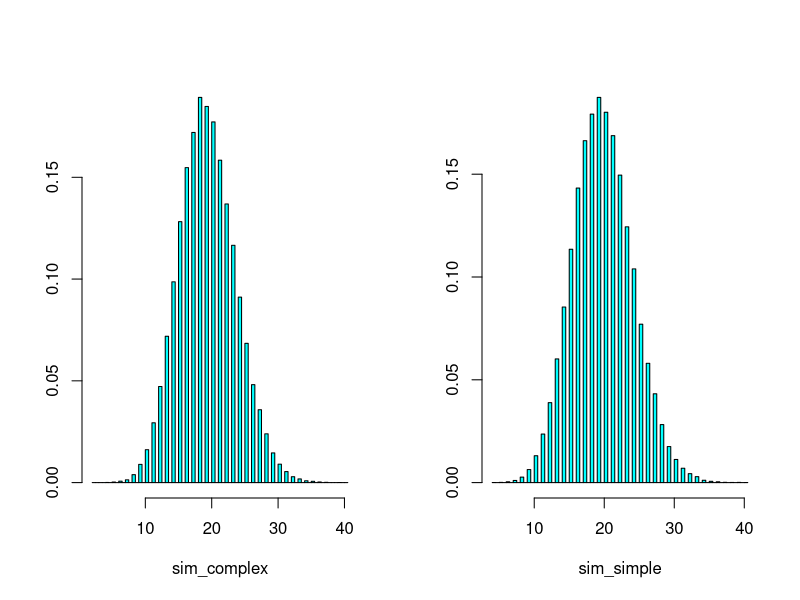

This chart was generated by the following R code: (Note: a time limit stopped this script after it produced the figure.)
## ---- chunk 1
#| label: Simulation
set.seed(132)
nsims <- 1e5
N <- 400
rate <- 2
p <- rate/N
I <- 10

sim_complex <- parallel::mclapply(1:nsims, \(i) {
  nsamples <- rbinom(N, N, p)
  sum(rhyper(N, m = I, n = N, k = nsamples) > 0)
}, mc.cores = 4L) |> unlist()

sim_simple <- parallel::mclapply(1:nsims, \(i) {
  sum(rbinom(N, I, p) > 0) 
}, mc.cores = 4L) |> unlist()


op <- par(mfrow = c(1,2))
MASS::truehist(sim_complex)
MASS::truehist(sim_simple)
par(op)

quantile(sim_complex)
quantile(sim_simple)
## ---- chunk 2
set.seed(123133)

ngroups <- 3
mixing <- matrix(
  c(0.1, 0.2, 0.3, 0.2, 0.1, 0.2, 0.3, 0.2, 0.1),
  nrow = ngroups,
  ncol = ngroups
  )

mixing <- mixing/rowSums(mixing)
mixing

N <- 500
sizes <- c(100, 50, 350)
rate <- 1
p <- rate/N
I <- c(10, 5, 20)

ids <- rep.int(1:ngroups, times = sizes)

nsims <- 2e5

sim_complex <- parallel::mclapply(1:nsims, \(i) {

  # Sampling how many
  nsamples <- rbinom(N, N, p)

  # Sampling group first
  where_from <- lapply(1:N, \(i) {
    groups <- sample(
      3, size = nsamples[i], replace = TRUE, prob = mixing[ids[i],]
      )
  })

  nsamples <- rbinom(N, sizes[where_from], p)
  sum(rhyper(N, m = I[where_from], n = sizes[where_from], k = nsamples) > 0)
}, mc.cores = 4L) |> unlist()
## ---- chunk 3
sim_simple <- parallel::mclapply(1:nsims, \(i) {

  res <- sapply(ids, \(g) {
    sum(rbinom(3, size = I, prob = mixing[g,] * p))
  }) 

  sum(res > 0)

}, mc.cores = 4L) |> unlist()

op <- par(mfrow = c(1,2))
MASS::truehist(sim_complex)
MASS::truehist(sim_simple)
par(op)

quantile(sim_complex)
quantile(sim_simple)

(table(sim_complex) |> prop.table() |> cumsum() -
  table(sim_simple) |> prop.table() |> cumsum()) |> plot()
